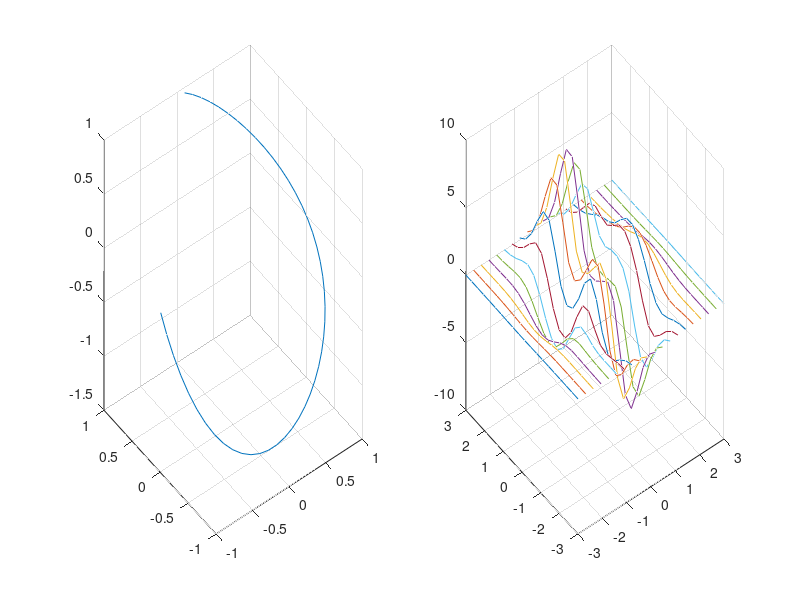

Write MATLAB code to recreate this figure.
clear all;clc;
t=0.1:0.1:1.5*pi;
x=sin(t);
y=cos(t);
z=exp(-0.4*x).*cos(t);
figure('color',[1,1,1]);
subplot(121);
plot3(x,y,z);
grid on;
subplot(122);
[X,Y,Z]=peaks(20);
plot3(X,Y,Z);
grid on;